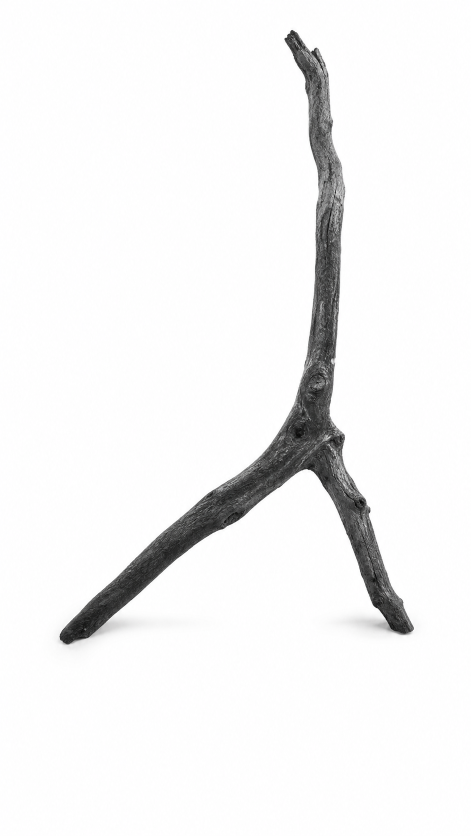
#> input picture examples/nature.png, 941 x 1672 px, found by its file name (shown at 1/2 size)
$ python render_variants.py nature.png pose_clean.png final.png
#> lines starting #> are read from the running program, lines starting #| are printed output that depends on the picture
"""本地合成：把自然物（上）与体式（下）拼成 3:4 黑白对照图。

用法：
    python render_variants.py nature.png pose_clean.png final.png

固定规则：
    - 画布 1080x1440（3:4）
    - 上块放自然物，下块放体式
    - 中间 1px 细分割线
    - 整图转灰度（纯黑白）
"""
import argparse
import sys

try:
    from PIL import Image
except ImportError:
    sys.exit("缺少 Pillow，请先运行: pip install -r requirements.txt")

W, H = 1080, 1440
HALF = H // 2
MARGIN = 24  # 图片距边缘留白
SEPARATOR = 2  # 分割线宽度（px）


def fit_contain(img, box):
    """等比缩放图片使其完全放进 box 内，返回缩放后的图。"""
    img = img.copy()
    img.thumbnail(box)
    return img


def center_paste(canvas, img, cx, cy):
    """把 img 以 (cx, cy) 为中心贴到 canvas 上。"""
    x = int(cx - img.width / 2)
    y = int(cy - img.height / 2)
    canvas.paste(img, (x, y))


def compose(nature_path, pose_path, out_path):
#> called with nature_path = 'nature.png', pose_path = 'pose_clean.png', out_path = 'final.png'
    nature = Image.open(nature_path).convert("L")
    pose = Image.open(pose_path).convert("L")
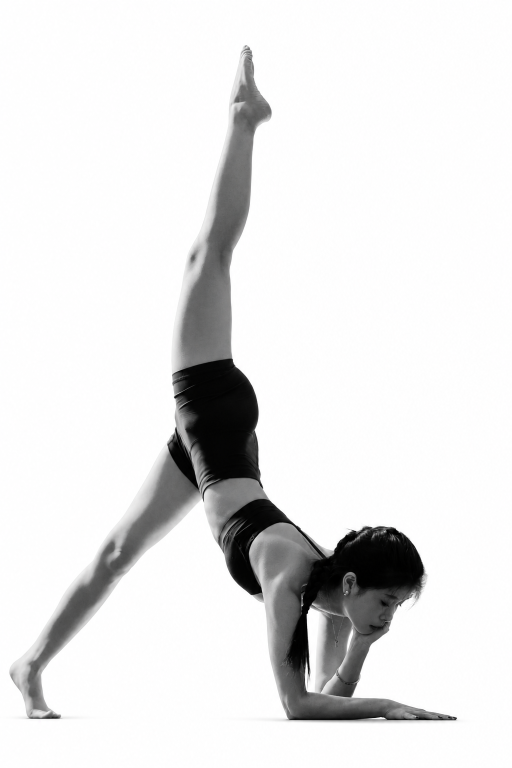
#> input picture examples/pose_clean.png, 1024 x 1536 px, found by its file name (shown at 1/2 size)

    # 白底画布
    canvas = Image.new("L", (W, H), 255)
#> canvas: PIL image 1080x1440 L; every value is 255

    # 上半块：自然物（居中）
    box_top = (W - 2 * MARGIN, HALF - 2 * MARGIN)
    n_fit = fit_contain(nature, box_top)
#> in fit_contain, `img.thumbnail(box)`:
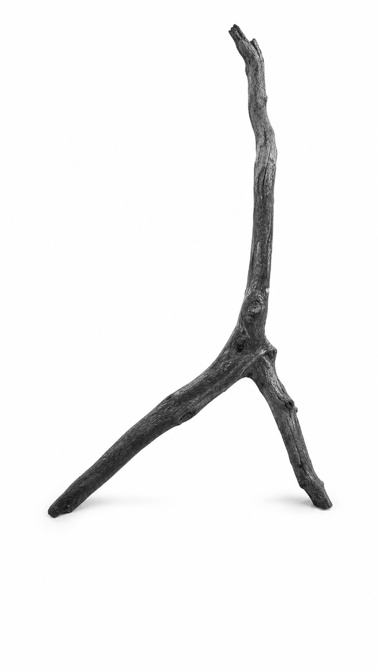
#> img: PIL image 378x672 L; min 8, max 255, mean 242.2
    center_paste(canvas, n_fit, W // 2, HALF // 2)
#> in center_paste, `canvas.paste(img, (x, y))`:
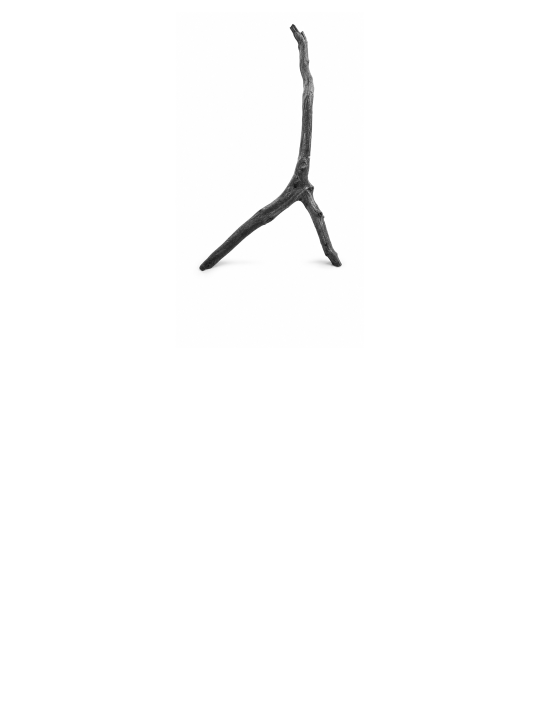
#> canvas: PIL image 1080x1440 L (shown at 1/2 size); min 8, max 255, mean 252.9

    # 下半块：体式（居中）
    box_bottom = (W - 2 * MARGIN, HALF - 2 * MARGIN)
    p_fit = fit_contain(pose, box_bottom)
#> call 2 of fit_contain, with box = (1032, 672)
#> in fit_contain (call 2), `img.thumbnail(box)`:
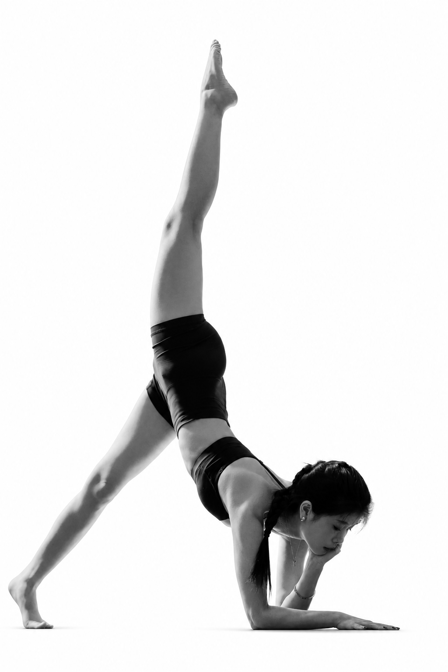
#> img: PIL image 448x672 L; min 0, max 255, mean 228.6
    center_paste(canvas, p_fit, W // 2, HALF + (HALF // 2))
#> call 2 of center_paste, with cx = 540, cy = 1080
#> in center_paste (call 2), `canvas.paste(img, (x, y))`:
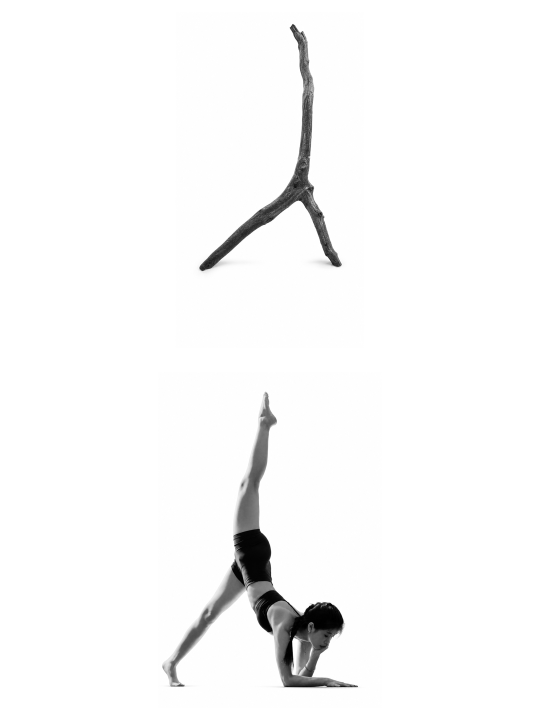
#> canvas: PIL image 1080x1440 L (shown at 1/2 size); min 0, max 255, mean 247.8

    # 中间分割线
    for y in range(HALF - SEPARATOR // 2, HALF + SEPARATOR // 2 + 1):
        if 0 <= y < H:
            canvas.paste(0, (0, y, W, y + 1))

    canvas.save(out_path, "PNG")
    print(f"已合成: {out_path} ({W}x{H} 黑白)")


def main():
    p = argparse.ArgumentParser(prog="render_variants")
    p.add_argument("nature", help="自然物图片（上半块）")
    p.add_argument("pose", help="体式图片（下半块）")
    p.add_argument("out", help="输出 PNG 路径")
    args = p.parse_args()
    compose(args.nature, args.pose, args.out)


if __name__ == "__main__":
    main()
